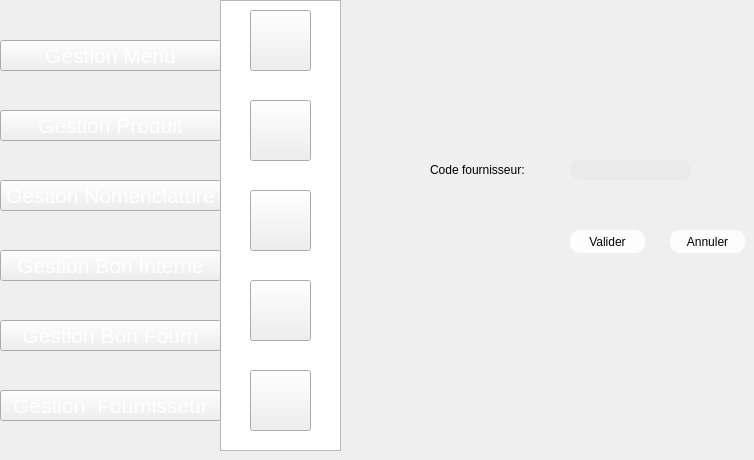
    <widget class="QWidget" name="page_107">
     <widget class="QPushButton" name="pushButton_1236">
      <property name="geometry">
       <rect>
        <x>0</x>
        <y>180</y>
        <width>221</width>
        <height>31</height>
       </rect>
      </property>
      <property name="font">
       <font>
        <pointsize>16</pointsize>
        <weight>50</weight>
        <bold>false</bold>
       </font>
      </property>
      <property name="styleSheet">
       <string notr="true">color: rgb(255, 255, 255);

</string>
      </property>
      <property name="text">
       <string>Gestion Nomenclature</string>
      </property>
     </widget>
     <widget class="QPushButton" name="pushButton_1237">
      <property name="geometry">
       <rect>
        <x>250</x>
        <y>280</y>
        <width>61</width>
        <height>61</height>
       </rect>
      </property>
      <property name="styleSheet">
       <string notr="true">image: url(:/new/prefix1/img/icon-supp2 (1).png);</string>
      </property>
      <property name="text">
       <string/>
      </property>
     </widget>
     <widget class="QPushButton" name="pushButton_1239">
      <property name="geometry">
       <rect>
        <x>250</x>
        <y>190</y>
        <width>61</width>
        <height>61</height>
       </rect>
      </property>
      <property name="styleSheet">
       <string notr="true">image: url(:/new/prefix1/img/icon-afficher2.png);</string>
      </property>
      <property name="text">
       <string/>
      </property>
     </widget>
     <widget class="QPushButton" name="pushButton_1240">
      <property name="geometry">
       <rect>
        <x>250</x>
        <y>370</y>
        <width>61</width>
        <height>61</height>
       </rect>
      </property>
      <property name="styleSheet">
       <string notr="true">
image: url(:/new/prefix1/img/aa.png);</string>
      </property>
      <property name="text">
       <string/>
      </property>
     </widget>
     <widget class="QPushButton" name="pushButton_1241">
      <property name="geometry">
       <rect>
        <x>250</x>
        <y>10</y>
        <width>61</width>
        <height>61</height>
       </rect>
      </property>
      <property name="styleSheet">
       <string notr="true">image: url(:/new/prefix1/img/icon-ajout2.png);
background-image: url(:/new/prefix1/img/bg.png);</string>
      </property>
      <property name="text">
       <string/>
      </property>
     </widget>
     <widget class="QPushButton" name="pushButton_1242">
      <property name="geometry">
       <rect>
        <x>0</x>
        <y>320</y>
        <width>221</width>
        <height>31</height>
       </rect>
      </property>
      <property name="font">
       <font>
        <pointsize>16</pointsize>
        <weight>50</weight>
        <bold>false</bold>
       </font>
      </property>
      <property name="styleSheet">
       <string notr="true">color: rgb(255, 255, 255);

</string>
      </property>
      <property name="text">
       <string>Gestion Bon Fourn</string>
      </property>
     </widget>
     <widget class="QPushButton" name="pushButton_1243">
      <property name="geometry">
       <rect>
        <x>250</x>
        <y>100</y>
        <width>61</width>
        <height>61</height>
       </rect>
      </property>
      <property name="styleSheet">
       <string notr="true">image: url(:/new/prefix1/img/icon-modif2 (1).png);</string>
      </property>
      <property name="text">
       <string/>
      </property>
     </widget>
     <widget class="QPushButton" name="pushButton_1244">
      <property name="geometry">
       <rect>
        <x>0</x>
        <y>110</y>
        <width>221</width>
        <height>31</height>
       </rect>
      </property>
      <property name="font">
       <font>
        <pointsize>16</pointsize>
        <weight>50</weight>
        <bold>false</bold>
       </font>
      </property>
      <property name="styleSheet">
       <string notr="true">color: rgb(255, 255, 255);

</string>
      </property>
      <property name="text">
       <string>Gestion Produit</string>
      </property>
     </widget>
     <widget class="QPushButton" name="pushButton_1245">
      <property name="geometry">
       <rect>
        <x>0</x>
        <y>250</y>
        <width>221</width>
        <height>31</height>
       </rect>
      </property>
      <property name="font">
       <font>
        <pointsize>16</pointsize>
        <weight>50</weight>
        <bold>false</bold>
       </font>
      </property>
      <property name="styleSheet">
       <string notr="true">color: rgb(255, 255, 255);

</string>
      </property>
      <property name="text">
       <string>Gestion Bon Interne</string>
      </property>
     </widget>
     <widget class="QPushButton" name="pushButton_1246">
      <property name="geometry">
       <rect>
        <x>0</x>
        <y>40</y>
        <width>221</width>
        <height>31</height>
       </rect>
      </property>
      <property name="font">
       <font>
        <pointsize>16</pointsize>
        <weight>50</weight>
        <bold>false</bold>
       </font>
      </property>
      <property name="styleSheet">
       <string notr="true">color: rgb(255, 255, 255);

</string>
      </property>
      <property name="text">
       <string>Gestion Menu</string>
      </property>
     </widget>
     <widget class="QListView" name="listView_97">
      <property name="geometry">
       <rect>
        <x>220</x>
        <y>0</y>
        <width>121</width>
        <height>451</height>
       </rect>
      </property>
      <property name="styleSheet">
       <string notr="true">background-image: url(:/new/prefix1/img/selected.png);</string>
      </property>
     </widget>
     <widget class="QPushButton" name="pushButton_supp_2">
      <property name="geometry">
       <rect>
        <x>570</x>
        <y>230</y>
        <width>75</width>
        <height>23</height>
       </rect>
      </property>
      <property name="styleSheet">
       <string notr="true">                                         border-radius: 10px;
background-color: rgb(253, 253, 253);
                                        
font: 9pt &quot;MS Reference Sans Serif&quot;;</string>
      </property>
      <property name="text">
       <string>Valider</string>
      </property>
     </widget>
     <widget class="QLineEdit" name="lineEdit_27">
      <property name="geometry">
       <rect>
        <x>570</x>
        <y>160</y>
        <width>121</width>
        <height>20</height>
       </rect>
      </property>
      <property name="styleSheet">
       <string notr="true">                                         border-radius: 10px;
background-color: rgb(234, 234, 234);
font: 9pt &quot;MS Reference Sans Serif&quot;;</string>
      </property>
     </widget>
     <widget class="QLabel" name="label_357">
      <property name="geometry">
       <rect>
        <x>430</x>
        <y>160</y>
        <width>121</width>
        <height>20</height>
       </rect>
      </property>
      <property name="styleSheet">
       <string notr="true">                                     border-radius: 10px;
font: 9pt &quot;MS Reference Sans Serif&quot;;
font: 9pt &quot;MS Reference Sans Serif&quot;;</string>
      </property>
      <property name="text">
       <string>Code fournisseur:</string>
      </property>
     </widget>
     <widget class="QPushButton" name="pushButton_1249">
      <property name="geometry">
       <rect>
        <x>670</x>
        <y>230</y>
        <width>75</width>
        <height>23</height>
       </rect>
      </property>
      <property name="styleSheet">
       <string notr="true">                                         border-radius: 10px;
background-color: rgb(253, 253, 253);
                                        
font: 9pt &quot;MS Reference Sans Serif&quot;;</string>
      </property>
      <property name="text">
       <string>Annuler</string>
      </property>
     </widget>
     <widget class="QPushButton" name="pushButton_585">
      <property name="geometry">
       <rect>
        <x>0</x>
        <y>390</y>
        <width>221</width>
        <height>31</height>
       </rect>
      </property>
      <property name="font">
       <font>
        <pointsize>16</pointsize>
        <weight>50</weight>
        <bold>false</bold>
       </font>
      </property>
      <property name="styleSheet">
       <string notr="true">color: rgb(255, 255, 255);

</string>
      </property>
      <property name="text">
       <string>Gestion  Fournisseur</string>
      </property>
     </widget>
     <zorder>listView_97</zorder>
     <zorder>pushButton_1236</zorder>
     <zorder>pushButton_1237</zorder>
     <zorder>pushButton_1239</zorder>
     <zorder>pushButton_1240</zorder>
     <zorder>pushButton_1241</zorder>
     <zorder>pushButton_1242</zorder>
     <zorder>pushButton_1243</zorder>
     <zorder>pushButton_1244</zorder>
     <zorder>pushButton_1245</zorder>
     <zorder>pushButton_1246</zorder>
     <zorder>pushButton_supp_2</zorder>
     <zorder>lineEdit_27</zorder>
     <zorder>label_357</zorder>
     <zorder>pushButton_1249</zorder>
     <zorder>pushButton_585</zorder>
    </widget>
